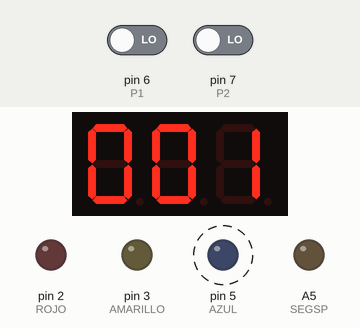
Simulated run of this sketch. Board: Arduino Uno, built with avr-gcc and run on an emulated ATmega328P. Shown: 3-digit seven-segment display, output pins drawn as LEDs (lit = HIGH). Wiring (inferred from the names in the program): 3-digit 7-segment display, segments lit when HIGH: segments pin 11, pin 12, A4, pin 8, pin 13, pin 10, pin 9; digit selects A2, A3, A1. Dashed ring = blinking. The test bench sets the inputs (shaded band); at power-on: pin 6 (P1) LOW, pin 7 (P2) LOW. The segment pins are drawn as the display they are named for; pins used as bus, display or sensor lines are not drawn.

Above: at 1.29 s.
1.3 s: pin 6 (P1) driven HIGH
At 2.5 s:
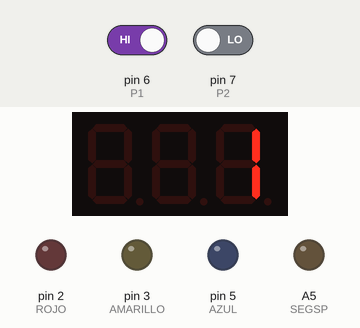
2.8 s: pin 6 (P1) driven LOW
At 3.14 s:
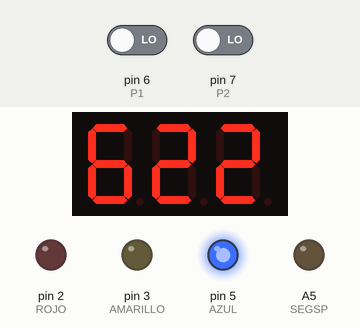
4.3 s: pin 7 (P2) driven HIGH
At 5.0 s:
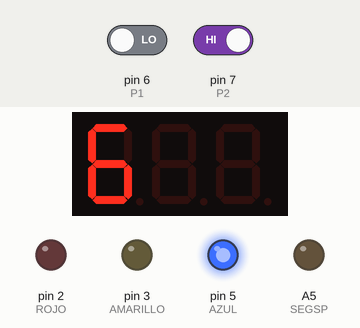
5.8 s: pin 7 (P2) driven LOW
At 7.23 s:
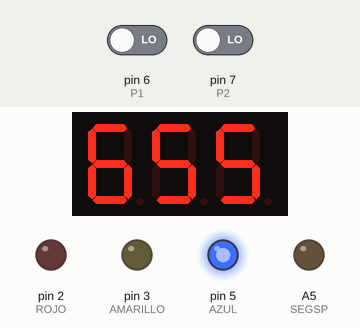
7.3 s: pin 6 (P1) driven HIGH
At 8.5 s:
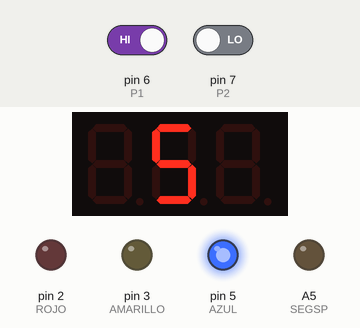
Timing chart, 0 to 9.8 s (numbered marks = the images above; inputs shaded):
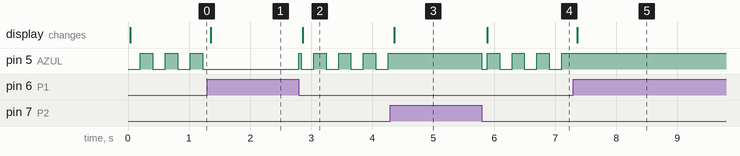

The sketch:

TP05_3.ino
```cpp
//BLINK1

#include "sistem.h"
#include "display.h"

int cont1=0;
int cont2=0;
int numDisplay=1; //indica que display se enciende 1 unid. 2dec 3 cen

bool estado=0;
bool flag=0;
bool tiempoMultDisp=0;

int latch_p1=0;
int latch_p2=0;
int valor_inicial=100;
int unidad=0;
int decena=0;
int centena=0;

void setup()
{
  Serial.begin(9600);
  initPorts();
  initTimer2();
}

void loop()
{
  while(digitalRead(P1)==1 && latch_p1==0){
    valor_inicial++;
  }
  /*if(latch_p1==0){
    latch_p1=1;
  }
  if(digitalRead(P1)==0 && latch_p1==1) {
    latch_p1=0;
   }*/


  while (digitalRead(P2)==1 && latch_p2==0){
   valor_inicial--;
  }
  /*if(latch_p2==0){
    latch_p2=1;
  }
  if(digitalRead(P2)==0 && latch_p2==1) {
    latch_p2=0;
   }*/

////////////////////////////////////////////////
 /*if (digitalRead(P1)==1 && latch_p1==0)
  {

   valor_inicial++;
   latch_p1=1;
  }


if (digitalRead(P1)==0 && latch_p1==1)
  {

   latch_p1=0;

   }

if (digitalRead(P2)==1 && latch_p2==0)
  {

   valor_inicial--;
   latch_p2=1;
  }


if (digitalRead(P2)==0 && latch_p2==1)
  {

   latch_p2=0;

   }
*/

  //animacion led testigo
  if(flag)
  {
    flag=0;
    estado=!estado;
    digitalWrite(AZUL,estado);
    //Serial.println(String(unidad));
  }

  //multip del disp
  if(tiempoMultDisp)
  {
    tiempoMultDisp=0;
    switch(numDisplay)
    {
      case 1:
      {
        showDisplay(unidad,1);
        break;
      }
       case 2:
      {
        showDisplay(decena,2);
        break;
      }
       case 3:
      {
        showDisplay(centena,3);
        break;
      }
    }
    numDisplay++;
    if(numDisplay==4)
    {
      numDisplay=1;
    }
  }

  unidad=getUnidad(valor_inicial);
  decena=getDecena(valor_inicial);
  centena=getCentena(valor_inicial);


  /*
  Serial.print(String("Unidad: "));
  Serial.println(String(unidad));
  Serial.print(String("Decena: "));
  Serial.println(String(decena));
  Serial.print(String("Centena: "));
  Serial.println(String(centena));
  */


}


//*********************************************************
//Vector interrupcion Timer2
//********************************************************
ISR(TIMER2_OVF_vect)
{
  TCNT2=5;
  cont1++;
  cont2++;
  if(cont1==TOSC)
  {
    cont1=0;
    flag=1;
  }
  if(cont2==TDISP)
  {
    cont2=0;
    tiempoMultDisp=1;
  }
}
```

display.cpp
```cpp
#include "sistem.h"
#include "display.h"
#include "arduino.h"

int getUnidad(int valor)
{
  int uni=0;
  uni=valor%10;

  return uni;

  //return(valor%10);
}
int getDecena(int valor)
{
  int dec=0;
  dec=(valor/10)%10;

  return dec;

  //return(valor%10);
}
int getCentena (int valor)
{
  int cen=0;
  cen=valor/100;

  return cen;

  //return(valor%10);
}


//num es el num a mostrar (0-9) y pos es el dsiplay que se enciende
void showDisplay(int num, int pos)
{
  switch (num)
  {
    case 0:
    {
      digitalWrite(SEGA,1);
      digitalWrite(SEGB,1);
      digitalWrite(SEGC,1);
      digitalWrite(SEGD,1);
      digitalWrite(SEGE,1);
      digitalWrite(SEGF,1);
      digitalWrite(SEGG,0);
      break;
    }
    case 1:
    {
     digitalWrite(SEGA,0);
      digitalWrite(SEGB,1);
      digitalWrite(SEGC,1);
      digitalWrite(SEGD,0);
      digitalWrite(SEGE,0);
      digitalWrite(SEGF,0);
      digitalWrite(SEGG,0);
      break;
    }
     case 2:
    {
      digitalWrite(SEGA,1);
      digitalWrite(SEGB,1);
      digitalWrite(SEGC,0);
      digitalWrite(SEGD,1);
      digitalWrite(SEGE,1);
      digitalWrite(SEGF,0);
      digitalWrite(SEGG,1);
      break;
    }
     case 3:
    {
      digitalWrite(SEGA,1);
      digitalWrite(SEGB,1);
      digitalWrite(SEGC,1);
      digitalWrite(SEGD,1);
      digitalWrite(SEGE,0);
      digitalWrite(SEGF,0);
      digitalWrite(SEGG,1);
      break;
    }
     case 4:
    {
      digitalWrite(SEGA,0);
      digitalWrite(SEGB,1);
      digitalWrite(SEGC,1);
      digitalWrite(SEGD,0);
      digitalWrite(SEGE,0);
      digitalWrite(SEGF,1);
      digitalWrite(SEGG,1);
      break;
    }
     case 5:
    {
      digitalWrite(SEGA,1);
      digitalWrite(SEGB,0);
      digitalWrite(SEGC,1);
      digitalWrite(SEGD,1);
      digitalWrite(SEGE,0);
      digitalWrite(SEGF,1);
      digitalWrite(SEGG,1);
      break;
    }
     case 6:
    {
      digitalWrite(SEGA,1);
      digitalWrite(SEGB,0);
      digitalWrite(SEGC,1);
      digitalWrite(SEGD,1);
      digitalWrite(SEGE,1);
      digitalWrite(SEGF,1);
      digitalWrite(SEGG,1);
      break;
    }
     case 7:
    {
      digitalWrite(SEGA,1);
      digitalWrite(SEGB,1);
      digitalWrite(SEGC,1);
      digitalWrite(SEGD,0);
      digitalWrite(SEGE,0);
      digitalWrite(SEGF,0);
      digitalWrite(SEGG,0);
      break;
    }
     case 8:
    {
      digitalWrite(SEGA,1);
      digitalWrite(SEGB,1);
      digitalWrite(SEGC,1);
      digitalWrite(SEGD,1);
      digitalWrite(SEGE,1);
      digitalWrite(SEGF,1);
      digitalWrite(SEGG,1);
      break;
    }
     case 9:
    {
      digitalWrite(SEGA,1);
      digitalWrite(SEGB,1);
      digitalWrite(SEGC,1);
      digitalWrite(SEGD,0);
      digitalWrite(SEGE,0);
      digitalWrite(SEGF,1);
      digitalWrite(SEGG,1);
      break;
    }
  }
  switch (pos)
  {
    case 1:
    {
      digitalWrite(T1,1);
      digitalWrite(T2,0);
      digitalWrite(T3,0);
    break;
    }
    case 2:
    {
      digitalWrite(T1,0);
      digitalWrite(T2,1);
      digitalWrite(T3,0);
    break;
    }
    case 3:
    {
      digitalWrite(T1,0);
      digitalWrite(T2,0);
      digitalWrite(T3,1);
      break;
    }
  }
}
```

display.h
```cpp
int getUnidad (int);
int getDecena (int);
int getCentena (int);
void showDisplay(int num, int pos);
```

sistem.cpp
```cpp
#include "sistem.h"
#include "arduino.h"
//*******************************************************
//Configura puertos
//******************************************************
void initPorts(void)
{
  pinMode(ROJO,OUTPUT);
  pinMode(AMARILLO,OUTPUT);
  pinMode(AZUL,OUTPUT);
  pinMode(P1,INPUT);
  pinMode(SEGA,OUTPUT);
  pinMode(SEGB,OUTPUT);
  pinMode(SEGC,OUTPUT);
  pinMode(SEGD,OUTPUT);
  pinMode(SEGE,OUTPUT);
  pinMode(SEGF,OUTPUT);
  pinMode(SEGG,OUTPUT);
  pinMode(SEGSP,OUTPUT);
  pinMode(T1,OUTPUT);
  pinMode(T2,OUTPUT);
  pinMode(T3,OUTPUT);

}


//*******************************************************
//Configura Timer2
//******************************************************
void initTimer2(void)
{
   SREG = 0b01111111;       //Desabilitar interrupciones
   TIMSK2 = 0b00000001;     //Habilita la interrupcion por desbordamiento
   TCCR2B = 0b00000011;     //Configura preescala para que FT2 sea de 250KHz
   SREG = 0b10000000;       //Habilitar interrupciones //Desabilitar interrupciones
   TCNT2=5;                 //255-5 =250 (el valor que queremos)
}
```

sistem.h
```cpp
void initPorts(void);
void initTimer2(void);

#define SEGA 11
#define SEGB 12
#define SEGC A4
#define SEGD 8
#define SEGE 13
#define SEGF 10
#define SEGG 9
#define SEGSP A5
#define T1 A2
#define T2 A3
#define T3 A1

#define ROJO 2
#define AMARILLO 3
#define AZUL 5
#define P1 6
#define P2 7
#define TOSC 200
#define TDISP 5
```

Measured:
- after the input at 1.3 s, pin 5 (AZUL): stops changing and stays LOW; the display: changes after 0.06 s (image 1)
- after the input at 2.8 s, pin 5 (AZUL): LOW → HIGH at once, then repeats every 0.41 s: LOW 0.20 s, HIGH 0.20 s; the display: changes after 0.06 s (image 2)
- after the input at 4.3 s, pin 5 (AZUL): stops changing and stays HIGH; the display: changes after 0.06 s (image 3)
- after the input at 5.8 s, pin 5 (AZUL): HIGH → LOW at once, then repeats every 0.41 s: HIGH 0.20 s, LOW 0.20 s; the display: changes after 0.09 s (image 4)
- after the input at 7.3 s, pin 5 (AZUL): stops changing and stays HIGH; the display: changes after 0.06 s (image 5)
- by itself, pin 5 (AZUL): alternates HIGH for 0.20 s and LOW for 0.20 s
